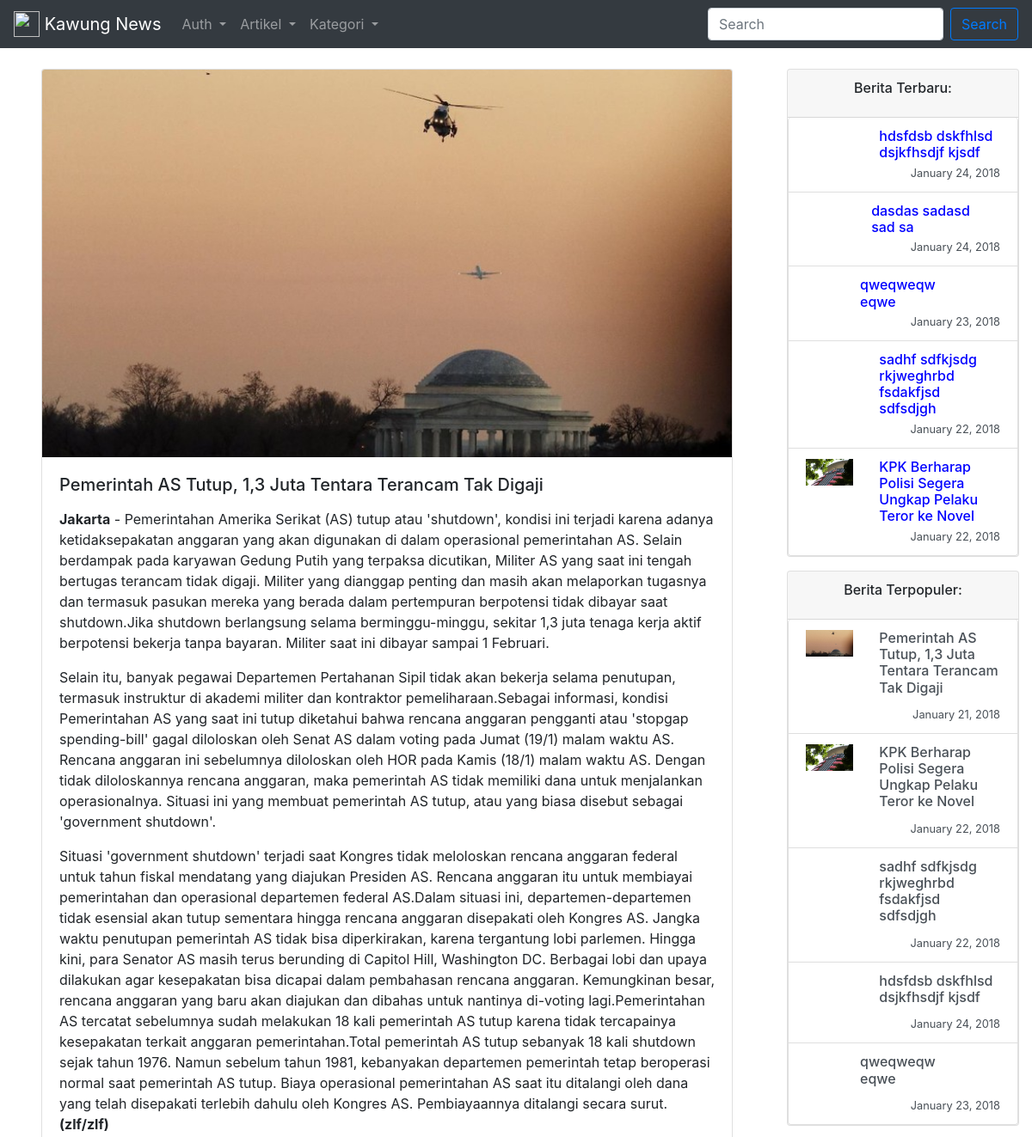
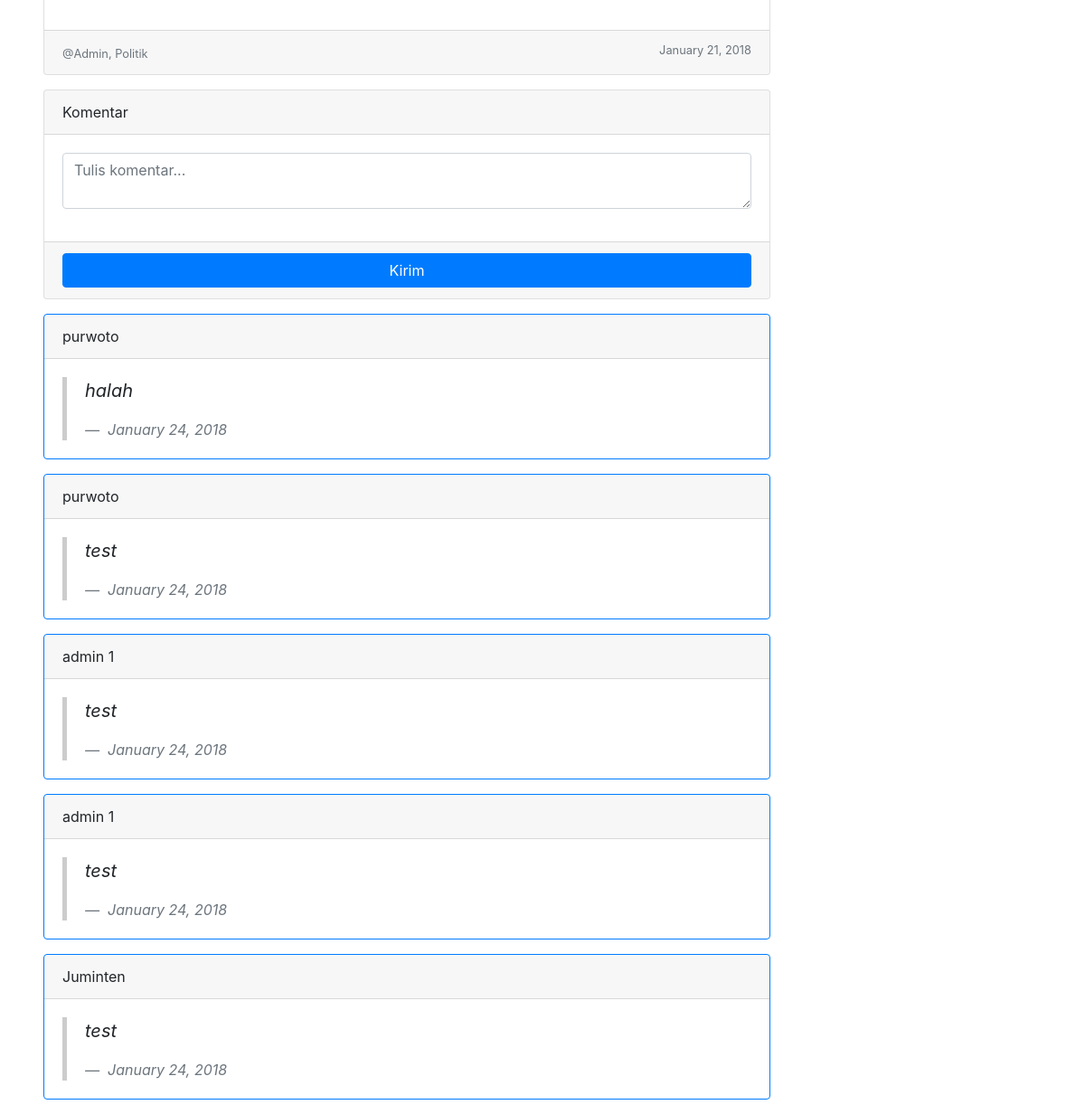
Screenshot of /artikel/show.php?id=3 with the database file from the repository (2 pictures, top to bottom).
### tables this page shows
CREATE TABLE `artikel` (
  `id` int(11) NOT NULL,
  `user_id` int(11) UNSIGNED NOT NULL,
  `kategori_id` int(11) DEFAULT NULL,
  `judul` varchar(200) NOT NULL,
  `konten` longtext NOT NULL,
  `image` text,
  `reader` int(11) DEFAULT '0',
  `created_at` datetime NOT NULL DEFAULT CURRENT_TIMESTAMP,
  `updated_at` datetime NOT NULL DEFAULT CURRENT_TIMESTAMP ON UPDATE CURRENT_TIMESTAMP,
  `deleted_at` datetime DEFAULT NULL
);

CREATE TABLE `users` (
  `id` int(11) UNSIGNED NOT NULL,
  `name` varchar(191) NOT NULL,
  `email` varchar(191) NOT NULL,
  `password` varchar(191) NOT NULL,
  `remember_token` varchar(100) DEFAULT NULL,
  `role` bit(1) NOT NULL DEFAULT b'0',
  `created_at` timestamp NULL DEFAULT CURRENT_TIMESTAMP,
  `updated_at` timestamp NULL DEFAULT CURRENT_TIMESTAMP ON UPDATE CURRENT_TIMESTAMP
);

CREATE TABLE `kategori` (
  `id` int(11) NOT NULL,
  `keterangan` varchar(119) NOT NULL,
  `created_at` datetime NOT NULL DEFAULT CURRENT_TIMESTAMP,
  `updated_at` datetime NOT NULL DEFAULT CURRENT_TIMESTAMP ON UPDATE CURRENT_TIMESTAMP,
  `deleted_at` datetime DEFAULT NULL
);

CREATE TABLE `komentar` (
  `id` int(11) NOT NULL,
  `user_id` int(10) UNSIGNED NOT NULL,
  `artikel_id` int(11) NOT NULL,
  `keterangan` text NOT NULL,
  `created_at` datetime NOT NULL DEFAULT CURRENT_TIMESTAMP,
  `updated_at` datetime NOT NULL DEFAULT CURRENT_TIMESTAMP ON UPDATE CURRENT_TIMESTAMP,
  `deleted_at` datetime DEFAULT NULL
);

### config/init.php (called while the page is built, shortened)
<?php
    $base_url = 'http://localhost/kawung-news/';
    require_once '../functions/connection.php';
    require_once '../functions/control.php';
    require_once '../functions/artikel.php';
    require_once '../functions/komentar.php';

### functions/artikel.php (called while the page is built, shortened)
<?php
    function new_article($limit){
        $query  = "SELECT artikel.id, artikel.judul, artikel.konten, artikel.image, artikel.created_at, users.name, kategori.keterangan AS kategori FROM artikel INNER JOIN users ON artikel.user_id = users.id LEFT JOIN kategori ON artikel.kategori_id = kategori.id ORDER BY artikel.created_at DESC LIMIT $limit";
        return result($query);
    }
    function favorite($limit){
        $query  = "SELECT artikel.id, artikel.judul, artikel.konten, artikel.image, artikel.created_at, users.name, kategori.keterangan AS kategori FROM artikel INNER JOIN users ON artikel.user_id = users.id LEFT JOIN kategori ON artikel.kategori_id = kategori.id ORDER BY artikel.reader DESC LIMIT $limit";
        return result($query);
    }
    function find($id){
        $query  = "SELECT artikel.id, artikel.user_id, artikel.kategori_id, artikel.judul, artikel.konten, artikel.image, artikel.created_at, users.name, kategori.keterangan AS kategori FROM artikel INNER JOIN users ON artikel.user_id = users.id LEFT JOIN kategori ON artikel.kategori_id = kategori.id WHERE artikel.id=$id";
        return result($query);
    }

### functions/control.php (called while the page is built, shortened)
<?php
    function result($query){
        global $connection;
        if($result = mysqli_query($connection, $query) or die('gagal menampilkan data')){
            return $result;
        }
    }

### functions/komentar.php (called while the page is built, shortened)
<?php
    function getKomentar($id){
        $query  = "SELECT komentar.keterangan, komentar.created_at, users.name FROM komentar INNER JOIN users ON komentar.user_id = users.id WHERE komentar.artikel_id=$id ORDER BY komentar.id DESC";
        return result($query);
    }

### artikel/show.php (the view, shortened to what this page needs)
<?php
    require_once '../config/init.php';
    if(isset($_GET['id'])) {
        $id = $_GET['id'];
        $article = find($id);
        $komentar = getKomentar($id);
        $item = mysqli_fetch_object($article);
    }
?>
<!doctype html>
<html>
    <head>
        <link rel="stylesheet" href="../assets/bootstrap/css/bootstrap.min.css">
        <link rel="stylesheet" href="../assets/css/custom.css">
    </head>
    <body>
        <?php require_once '../layouts/navigation.php'; ?>
        <div class="container-fluid">
            <div class="row pt-4">
                <div class="col-md-9 col-xs-12 px-5">
                    <div class="card mb-3">
                        <?php if(!empty($item->image)) { ?>
                            <img class="card-img-top" src="../assets/images/<?php echo $item->image; ?>" alt="Card image cap">
                        <?php } ?>
                        <div class="card-body">
                            <h5 class="card-title"><?php echo $item->judul; ?></h5>
                            <p class="card-text">
                                <?php echo nl2br($item->konten); ?>
                            </p>
                        </div>
                        <div class="card-footer">
                            <small class="text-muted">
                                <?php echo '@'. ucwords($item->name); ?>,
                                <?php echo $item->kategori; ?>
                                <span class="float-right">
                                    <?php
                                        $date = date_create($item->created_at);
                                        echo date_format($date, 'F j, Y');
                                    ?>
                                </span>
                            </small>
                        </div>
                    </div>
                    <div class="card mb-3">
                        <div class="card-header">
                            Komentar
                        </div>
                        <form action="" method="post">
                            <div class="card-body">
                                <div class="form-group">
                                    <textarea name="keterangan" class="form-control" placeholder="Tulis komentar..."></textarea>
                                </div>
                            </div>
                            <div class="card-footer text-muted text-center">
                                <button type="submit" name="submit" class="btn btn-primary btn-block">
                                    Kirim
                                </button>
                            </div>
                        </form>
                    </div>
                    <?php while ($komen = mysqli_fetch_object($komentar)) { ?>
                        <div class="card mb-3 border-primary">
                            <div class="card-header">
                                <?php echo $komen->name; ?>
                            </div>
                            <div class="card-body">
                                <blockquote class="blockquote mb-0">
                                <p>
                                    <?php echo $komen->keterangan; ?>
                                </p>
                                <footer class="blockquote-footer">
                                    <?php
                                        $comented_at = date_create($komen->created_at);
                                        echo date_format($comented_at, 'F j, Y');
                                    ?>
                                </footer>
                                </blockquote>
                            </div>
                        </div>
                    <?php } ?>
                </div>
                <?php require_once '../layouts/sidebar.php'; ?>
            </div>
        </div>
    </body>
</html>

### layouts/navigation.php (shortened to what this page needs)
<nav class="navbar navbar-expand-lg navbar-dark bg-dark">
  <a class="navbar-brand" href="<?php echo $base_url; ?>artikel/index.php">
    <img src="" width="30" height="30" class="d-inline-block align-top" alt="">
    Kawung News
  </a>
  <div class="collapse navbar-collapse" id="navbarSupportedContent">
    <ul class="navbar-nav mr-auto">
      <li class="nav-item dropdown">
        <a class="nav-link dropdown-toggle" href="#" id="navbarDropdown" role="button" data-toggle="dropdown" aria-haspopup="true" aria-expanded="false">
          <?php
            if(isset($_SESSION['email'])) {
              echo ucwords($user->name);
            } else {
              echo 'Auth';
            }
          ?>
        </a>
      </li>
      <li class="nav-item dropdown">
        <a class="nav-link dropdown-toggle" href="#" id="navbarDropdown" role="button" data-toggle="dropdown" aria-haspopup="true" aria-expanded="false">
          Artikel
        </a>
      </li>
      <li class="nav-item dropdown">
        <a class="nav-link dropdown-toggle" href="#" id="navbarDropdown" role="button" data-toggle="dropdown" aria-haspopup="true" aria-expanded="false">
          Kategori
        </a>
      </li>
    </ul>
    <form action="../artikel/index.php" method="get" class="form-inline my-2 my-lg-0">
      <input class="form-control mr-sm-2" type="search" name="cari" placeholder="Search" aria-label="Search">
      <button class="btn btn-outline-primary my-2 my-sm-0" type="submit">Search</button>
    </form>
  </div>
</nav>

### layouts/sidebar.php
<?php
    require_once '../config/init.php';
    $newArticles = new_article(5);
    $favoriteArticles = favorite(5);
?>
<div class="col-md-3 col-xs-12">
    <div class="card mb-3">
        <div class="card-header text-center">
            <h6 class="card-title">Berita Terbaru:</h6>
        </div>
        <div class="list-group">
            <?php while($item = mysqli_fetch_object($newArticles)) { ?>
                <a href="show.php?id=<?php echo $item->id; ?>" class="list-group-item list-group-item-action flex-column">
                    <div class="d-flex w-100 justify-content-between">
                        <div class="row">
                            <div class="col-4">
                                <img src="../assets/images/<?php echo $item->image; ?>" alt="" class="w-100">
                            </div>
                            <div class="col-8">
                                <h6 class="mb-1" style="color: blue;">
                                    <?php echo $item->judul; ?>
                                </h6>
                            </div>
                        </div>
                    </div>
                    <small class="float-right">
                        <?php
                            $date = date_create($item->created_at);
                            echo date_format($date, 'F j, Y');
                        ?>
                    </small>
                </a>
            <?php } ?>
        </div>
    </div>
    <div class="card mb-5">
        <div class="card-header text-center">
            <h6 class="card-title">Berita Terpopuler:</h6>
        </div>
        <div class="list-group">
            <?php while($item = mysqli_fetch_object($favoriteArticles)) { ?>
                <a href="show.php?id=<?php echo $item->id; ?>" class="list-group-item list-group-item-action flex-column">
                    <div class="d-flex w-100 justify-content-between">
                        <div class="row mb-2">
                            <div class="col-4">
                                <img src="../assets/images/<?php echo $item->image; ?>" alt="" class="w-100">
                            </div>
                            <div class="col-8">
                                <h6 class="mb-1">
                                    <?php echo $item->judul; ?>
                                </h6>
                            </div>
                        </div>
                    </div>
                    <small class="float-right">
                        <?php
                            $date = date_create($item->created_at);
                            echo date_format($date, 'F j, Y');
                        ?>
                    </small>
                </a>
            <?php } ?>
        </div>
    </div>
</div>

### assets/css/custom.css (style rules this page uses)
blockquote { border-left: 5px solid #ccc; padding-left: 20px; margin-left: 0; font-style: italic; overflow: hidden; }

### rows the page displays
artikel: image (picture), judul "Pemerintah AS Tutup, 1,3 Juta Tentara Terancam Tak Digaji", konten "Jakarta - Pemerintahan Amerika Serikat (AS) tutup atau 'shutdown', kondisi ini terjadi karena adanya ketidaksepakatan anggaran yang akan digunakan di dalam operasional pemerintahan AS. Selain berdampak pada karyawan Gedung Putih yang terpaksa dicutikan, Militer AS yang saat ini tengah bertugas terancam tidak digaji. Militer yang dianggap penting dan masih akan melaporkan tugasnya dan termasuk pasukan mereka yang berada dalam pertempuran berpotensi tidak dibayar saat shutdown.Jika shutdown berlangsung selama berminggu-minggu, sekitar 1,3 juta tenaga kerja aktif berpotensi bekerja tanpa bayaran. Militer saat ini dibayar sampai 1 Februari. Selain itu, banyak pegawai Departemen Pertahanan Sipil…", user.name "Admin", kategori.keterangan "Politik", created_at "January 21, 2018"
komentar: user.name "purwoto", keterangan "halah", created_at "January 24, 2018"
komentar: user.name "purwoto", keterangan "test", created_at "January 24, 2018"
komentar: user.name "admin 1", keterangan "test", created_at "January 24, 2018"
komentar: user.name "admin 1", keterangan "test", created_at "January 24, 2018"
komentar: user.name "Juminten", keterangan "test", created_at "January 24, 2018"
artikel: judul "hdsfdsb dskfhlsd dsjkfhsdjf kjsdf", created_at "January 24, 2018"
artikel: judul "dasdas sadasd sad sa", created_at "January 24, 2018"
artikel: judul "qweqweqweqwe", created_at "January 23, 2018"
artikel: judul "sadhf sdfkjsdg rkjweghrbd fsdakfjsd sdfsdjgh", created_at "January 22, 2018"
artikel: image (picture), judul "KPK Berharap Polisi Segera Ungkap Pelaku Teror ke Novel", created_at "January 22, 2018"
